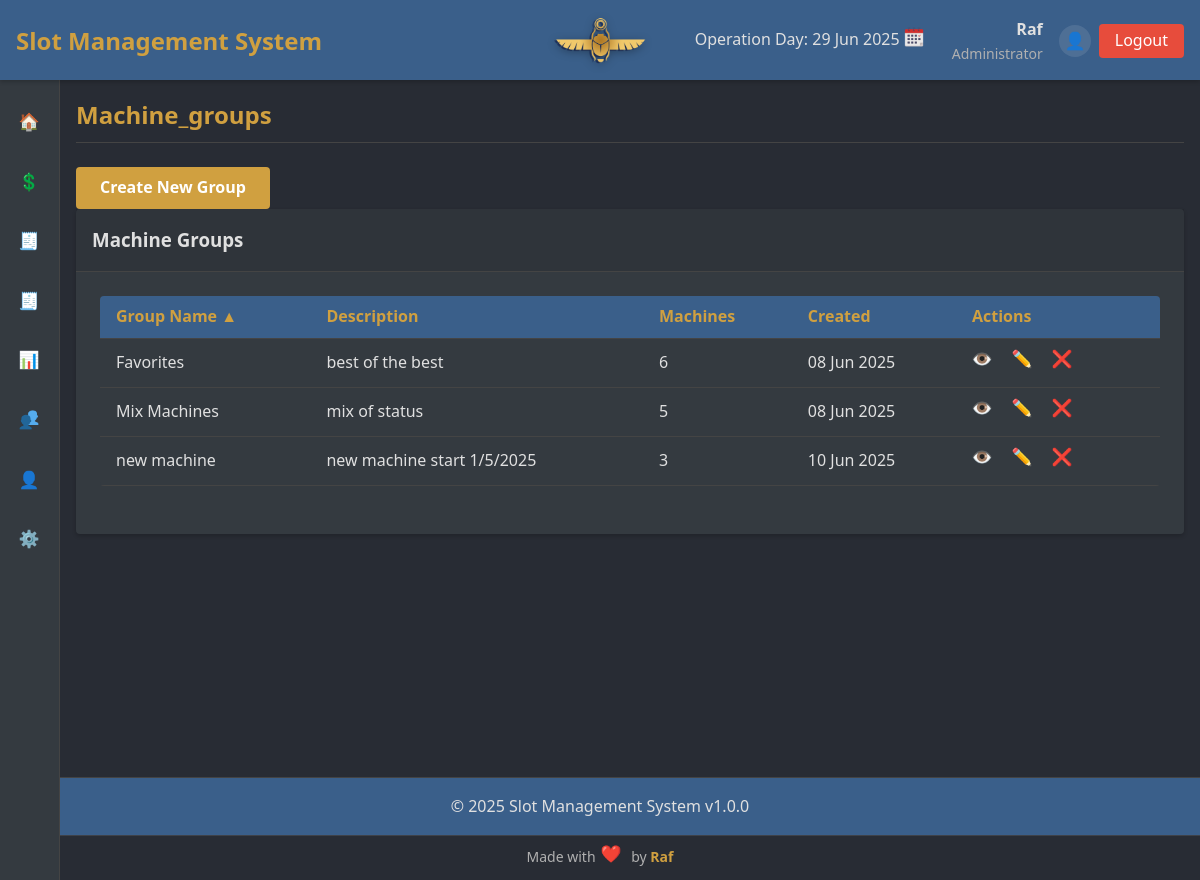
Screenshot of /index.php?page=machine_groups (signed in) with the database file from the repository.
### tables this page shows
CREATE TABLE `machine_groups` (
  `id` int NOT NULL AUTO_INCREMENT,
  `name` varchar(100) NOT NULL,
  `description` text,
  `created_at` timestamp NULL DEFAULT CURRENT_TIMESTAMP,
  `updated_at` timestamp NULL DEFAULT CURRENT_TIMESTAMP ON UPDATE CURRENT_TIMESTAMP,
  PRIMARY KEY (`id`),
  UNIQUE KEY `name` (`name`),
  KEY `idx_machine_groups_name` (`name`)
);

### includes/functions.php (called while the page is built, shortened)
<?php
if (!function_exists('format_datetime')) {
    function format_datetime($timestamp, $format = 'd M Y H:i:s') {
        try {
            $dt = new DateTime($timestamp, new DateTimeZone('UTC'));
            $dt->setTimezone(new DateTimeZone('Africa/Cairo'));
            return $dt->format($format);
        } catch (Exception $e) {
            return 'Invalid date';
        }
    }
}
function icon($name) {
    return ICON_PATH . '/' . $name . '.png';
}
?>

### pages/machine_groups/list.php (the view, shortened to what this page needs)
<?php
$sort_column = isset($_GET['sort']) ? $_GET['sort'] : 'name';
$sort_order = isset($_GET['order']) ? $_GET['order'] : 'ASC';
$toggle_order = $sort_order == 'ASC' ? 'DESC' : 'ASC';
try {
    $query = "
        SELECT mg.*, COUNT(mgm.machine_id) as machine_count
        FROM machine_groups mg
        LEFT JOIN machine_group_members mgm ON mg.id = mgm.group_id
        GROUP BY mg.id
    ";
    if ($sort_column == 'name') {
        $query .= " ORDER BY mg.name $sort_order";
    } else if ($sort_column == 'machine_count') {
        $query .= " ORDER BY machine_count $sort_order";
    } else if ($sort_column == 'created_at') {
        $query .= " ORDER BY mg.created_at $sort_order";
    }
    $stmt = $conn->query($query);
    $groups = $stmt->fetchAll();
} catch (PDOException $e) {
    echo "Database error: " . $e->getMessage();
    $groups = [];
}
?>
<div class="machine-groups-list fade-in">
    <div class="action-buttons">
        <a href="index.php?page=machine_groups&action=create" class="btn btn-primary">Create New Group</a>
    </div>
    <div class="card">
        <div class="card-header">
            <h3>Machine Groups</h3>
        </div>
        <div class="card-body">
            <div class="table-container">
                <table>
                    <thead>
                        <tr>
                            <th>
                                <a href="index.php?page=machine_groups&sort=name&order=<?php echo $sort_column == 'name' ? $toggle_order : 'ASC'; ?>">
                                    Group Name
                                    <?php if ($sort_column == 'name'): ?>
                                        <span class="sort-indicator"><?php echo $sort_order == 'ASC' ? '▲' : '▼'; ?></span>
                                    <?php endif; ?>
                                </a>
                            </th>
                            <th>Description</th>
                            <th>
                                <a href="index.php?page=machine_groups&sort=machine_count&order=<?php echo $sort_column == 'machine_count' ? $toggle_order : 'ASC'; ?>">
                                    Machines
                                </a>
                            </th>
                            <th>
                                <a href="index.php?page=machine_groups&sort=created_at&order=<?php echo $sort_column == 'created_at' ? $toggle_order : 'ASC'; ?>">
                                    Created
                                </a>
                            </th>
                            <th>Actions</th>
                        </tr>
                    </thead>
                    <tbody>
                        <?php if (empty($groups)): ?>
                            <tr>
                                <td colspan="5" class="text-center">No machine groups found</td>
                            </tr>
                        <?php else: ?>
                            <?php foreach ($groups as $group): ?>
                                <tr>
                                    <td><?php echo htmlspecialchars($group['name']); ?></td>
                                    <td><?php echo htmlspecialchars($group['description'] ?? 'N/A'); ?></td>
                                    <td><?php echo $group['machine_count']; ?></td>
                                    <td><?php echo format_datetime($group['created_at'], 'd M Y'); ?></td>
                                    <td>
                                        <a href="index.php?page=machine_groups&action=view&id=<?php echo $group['id']; ?>" class="action-btn view-btn" data-tooltip="View Details"><span class="menu-icon"><img src="<?= icon('view2') ?>"/></span></a>
                                        <a href="index.php?page=machine_groups&action=edit&id=<?php echo $group['id']; ?>" class="action-btn edit-btn" data-tooltip="Edit"><span class="menu-icon"><img src="<?= icon('edit') ?>"/></span></a>
                                        <a href="index.php?page=machine_groups&action=delete&id=<?php echo $group['id']; ?>" class="action-btn delete-btn" data-tooltip="Delete" data-confirm="Are you sure you want to delete this group?"><span class="menu-icon"><img src="<?= icon('delete') ?>"/></span></a>
                                    </td>
                                </tr>
                            <?php endforeach; ?>
                        <?php endif; ?>
                    </tbody>
                </table>
            </div>
        </div>
    </div>
</div>

### assets/css/styles.css (style rules this page uses)
:root { --primary-color: #3a5f8a; --secondary-color: #d0a040; --accent-color: #e74c3c; --dark-bg: #282c34; --light-bg: #343a40; --text-light: #e0e0e0; --text-muted: #b0b0b0; --success-color: #2ecc71; --warning-color: #f39c12; --danger-color: #e74c3c; --border-color: #444444; --spacing-xs: 0.25rem; --spacing-sm: 0.5rem; --spacing-md: 1rem; --spacing-lg: 1.5rem; --spacing-xl: 2rem; --font-xs: 0.75rem; --font-sm: 0.875rem; --font-md: 1rem; --font-lg: 1.25rem; --font-xl: 1.5rem; --font-xxl: 2rem; --border-radius: 4px; --box-shadow: 0 2px 4px rgba(0, 0, 0, 0.2); --transition-speed: 0.3s; --sidebar-width-expanded: 250px; --sidebar-width-collapsed: 60px; }
* { margin: 0; padding: 0; box-sizing: border-box; }
body { font-family: 'Segoe UI', Tahoma, Geneva, Verdana, sans-serif; background-color: var(--dark-bg); color: var(--text-light); line-height: 1.6; padding-top: 80px; }
a { color: var(--secondary-color); text-decoration: none; transition: color var(--transition-speed); }
.menu-icon { display: inline-flex; align-items: center; justify-content: center; width: 24px; height: 24px; margin-right: var(--spacing-sm); flex-shrink: 0; min-width: 24px; }
.menu-icon img { width: 20px; height: 20px; max-width: 100%; object-fit: contain; }
.btn { display: inline-block; padding: var(--spacing-sm) var(--spacing-lg); border: none; border-radius: var(--border-radius); cursor: pointer; font-weight: bold; text-align: center; transition: all var(--transition-speed); }
.btn-primary { background-color: var(--secondary-color); color: white; }
.table-container { overflow-x: auto; margin-bottom: var(--spacing-lg); }
table { width: 100%; border-collapse: collapse; background-color: var(--light-bg); border-radius: var(--border-radius); overflow: hidden; }
th, td { padding: var(--spacing-sm) var(--spacing-md); text-align: left; border-bottom: 1px solid var(--border-color); }
th { background-color: var(--primary-color); color: var(--secondary-color); font-weight: bold; }
.card { background-color: var(--light-bg); border-radius: var(--border-radius); box-shadow: var(--box-shadow); margin-bottom: var(--spacing-lg); }
.card-header { padding: var(--spacing-md); border-bottom: 1px solid var(--border-color); background-color: rgba(0, 0, 0, 0.1); }
.card-body { padding: var(--spacing-lg); }
.action-btn { display: inline-flex; align-items: center; justify-content: center; width: 32px; height: 32px; border-radius: 50%; background-color: transparent; color: var(--text-light); margin-right: var(--spacing-xs); transition: all var(--transition-speed); }
.menu-icon { display: inline-block; height: auto; margin-right: 8px; vertical-align: middle; }
.menu-icon img { width: 20px; height: auto; max-width: 100%; }
.fade-in { animation: fadeIn var(--transition-speed); }

### rows the page displays
machine_groups: name "Favorites", description "best of the best", machine_count "6", created_at "08 Jun 2025"
machine_groups: name "Mix Machines", description "mix of status", machine_count "5", created_at "08 Jun 2025"
machine_groups: name "new machine", description "new machine start 1/5/2025", machine_count "3", created_at "10 Jun 2025"

### other values shown
$app_name "Slot Management System"
$_SESSION['username'] "Raf"
$user_roles[$_SESSION['user_role']] "Administrator"
$app_version "1.0.0"
